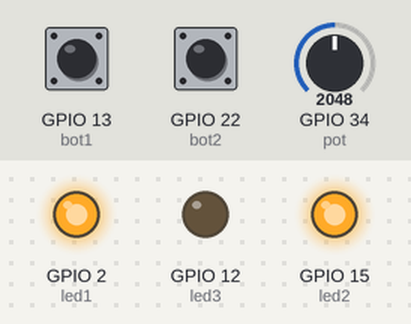
Recording of a sketch running on a simulated ESP32. On the bench: output pins drawn as LEDs (lit = HIGH). The inputs (shaded band) are chosen by the test bench; at power-on: GPIO 34 (pot) = 2048, GPIO 13 (bot1) LOW, GPIO 22 (bot2) LOW.

Above: at 1.2 s.
1.3 s: GPIO 34 (pot) set to 1992
At 1.8 s:
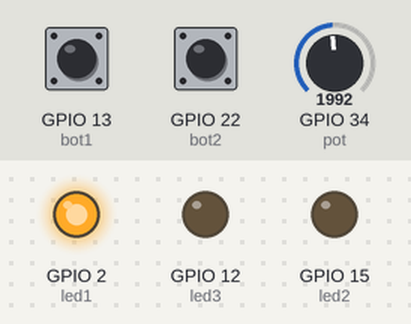
2.8 s: GPIO 13 (bot1) pulled HIGH for 0.15 s
At 3.5 s:
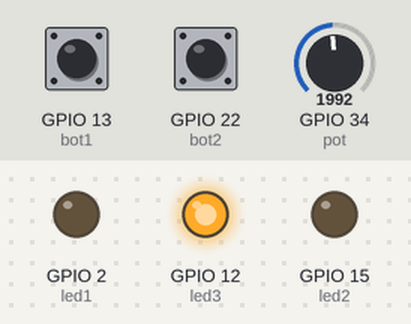
4.5 s: GPIO 34 (pot) set to 2866
At 5.5 s:
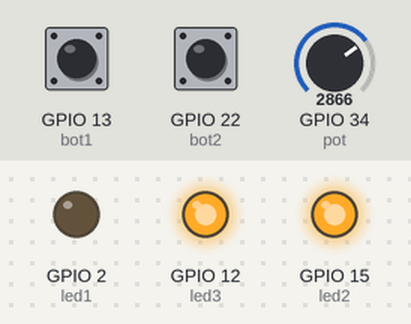
6.0 s: GPIO 22 (bot2) pulled HIGH for 0.15 s
At 7.2 s:
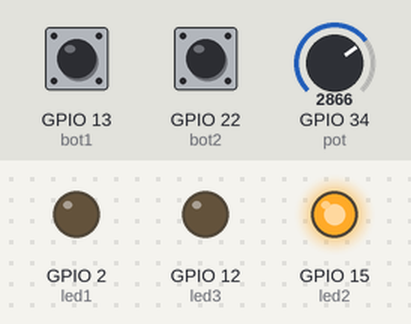
7.7 s: GPIO 34 (pot) set to 491
At 8.9 s:
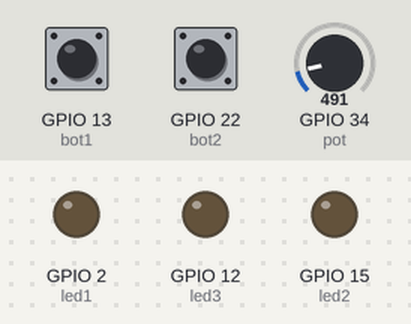
9.2 s: GPIO 34 (pot) set to 990
10.7 s: GPIO 34 (pot) set to 1081
At 12.0 s:
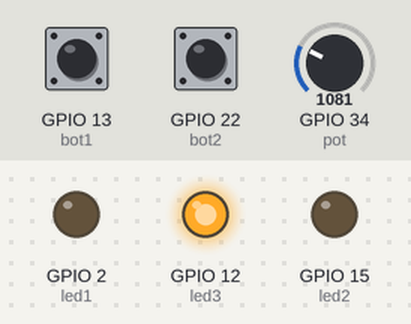
Timing chart, 0 to 13.2 s (numbered marks = the images above; inputs shaded):
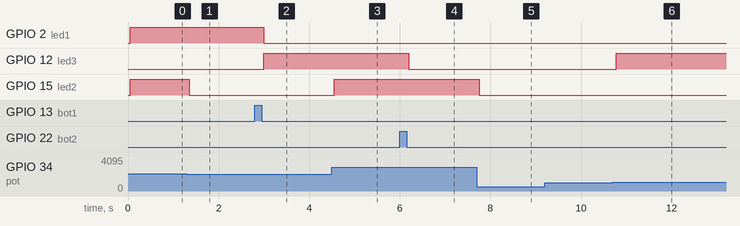

The sketch:

main.ino
```cpp
const int pot = 34;             // potenciomentro
const int led1 = 2;             // LEDs
const int led2 = 15;            // LEDs
const int led3 = 12;            // LEDs
const int bot1 = 13;            // Botão
const int bot2 = 22;            // Botão2
unsigned char Flag_Botao = 0;   // Flag do Botão
unsigned char Flag_Botao2 = 0;  // Flag do Botão2
unsigned char Flag_Botao3 = 0;
unsigned long intervalo = 50;

void controlleds(int potana);

void setup() {
  Serial.begin(9600);
  //Define quais as variaveis serao saidas e quais serao entradas
  // attachInterrupt(digitalPinToInterrupt(bot1),controlleds(potana),CHANGE);
  // attachInterrupt(digitalPinToInterrupt(bot1),test1,LOW);
  // attachInterrupt(digitalPinToInterrupt(bot2),flag_bt2,LOW);
  //attachInterrupt(digitalPinToInterrupt(bot2) && digitalPinToInterrupt(bot1),   ,LOW);
  pinMode(led1, OUTPUT);
  pinMode(led2, OUTPUT);
  pinMode(led3, OUTPUT);
  pinMode(pot, INPUT);
  pinMode(bot1, INPUT);
  pinMode(bot2, INPUT);
}

void loop() {
  int potana = analogRead(pot);  // Potenciometro Analogico
  controlleds(potana);           // Funçao de Controlar os LEDs
  todas_flags();
}


void todas_flags() {
  if ((digitalRead(bot1) == HIGH || digitalRead(bot2) == HIGH)) {
    if ((digitalRead(bot1) == HIGH && digitalRead(bot2) == HIGH)) {
      if (Flag_Botao3 == 0) {
        delay(100);
        while (digitalRead(bot1) == HIGH || digitalRead(bot2) == HIGH)
          ;
        Flag_Botao3 = 1;
      }

      else {
        while (digitalRead(bot1) == HIGH || digitalRead(bot2) == HIGH)
          ;
        if (Flag_Botao3 == 1) {
          Flag_Botao3 = 0;  // Reiniciar a Flag_Botao3 para 0
        }
      }
    }

    else {

      if (digitalRead(bot1) == HIGH) {
        if (Flag_Botao == false) {
          delay(10);
          while (digitalRead(bot1) == HIGH)
            Flag_Botao = true;
        } else {
          if (Flag_Botao == true) {
            delay(10);
            while (digitalRead(bot1) == HIGH)
              Flag_Botao = false;
          }
        }
      }

      else {
        if (digitalRead(bot2) == HIGH) {
          if (Flag_Botao2 == false) {
            delay(10);
            while (digitalRead(bot2) == HIGH)
              Flag_Botao2 = true;
          }

          else {
            if (Flag_Botao2 == true) {
              delay(100);
              while (digitalRead(bot2) == HIGH)
                Flag_Botao2 = false;
            }
          }
        }
      }
    }
  }
}
  void desliga() {
    if (Flag_Botao3 == 1) {
      delay(intervalo);
      digitalWrite(led1, LOW);
      digitalWrite(led2, LOW);
      digitalWrite(led3, LOW);
      delay(intervalo);
    }
  }


  void controlleds(int potana) {
    int porcentagem = map(potana, 0, 4095, 0, 100);
    delay(50);


    if (Flag_Botao2 == 1) {

      if (!Flag_Botao) {
        digitalWrite(led1, porcentagem >= 25 && porcentagem < 50);
        digitalWrite(led2, porcentagem >= 50 && porcentagem < 75);
        digitalWrite(led3, porcentagem >= 75);
        desliga();
      } else {
        digitalWrite(led3, porcentagem >= 25 && porcentagem < 50);
        digitalWrite(led2, porcentagem >= 50 && porcentagem < 75);
        digitalWrite(led1, porcentagem >= 75);
        desliga();
      }
    } else {
      if (!Flag_Botao) {
        digitalWrite(led1, porcentagem >= 25);
        digitalWrite(led2, porcentagem >= 50);
        digitalWrite(led3, porcentagem >= 75);
        desliga();
      } else {
        digitalWrite(led1, porcentagem >= 75);
        digitalWrite(led2, porcentagem >= 50);
        digitalWrite(led3, porcentagem >= 25);
        desliga();
      }
    }
  }
```

Measured:
- the behaviour switches between 2048 and 2047 on GPIO 34 (pot) (found by bisection; images 0 and 1)
- the behaviour switches between 1023 and 1024 on GPIO 34 (pot) (found by bisection; images 5 and 6)
- after the input at 1.3 s, GPIO 15 (led2): HIGH → LOW after 0.05 s
- after the input at 2.8 s, GPIO 2 (led1): HIGH → LOW after 0.20 s; GPIO 12 (led3): LOW → HIGH after 0.20 s
- after the input at 4.5 s, GPIO 15 (led2): LOW → HIGH after 0.06 s
- after the input at 6.0 s, GPIO 12 (led3): HIGH → LOW after 0.20 s
- after the input at 7.7 s, GPIO 15 (led2): HIGH → LOW after 0.06 s
- after the input at 9.2 s, every drawn part: stays the same
- after the input at 10.7 s, GPIO 12 (led3): LOW → HIGH after 0.07 s
